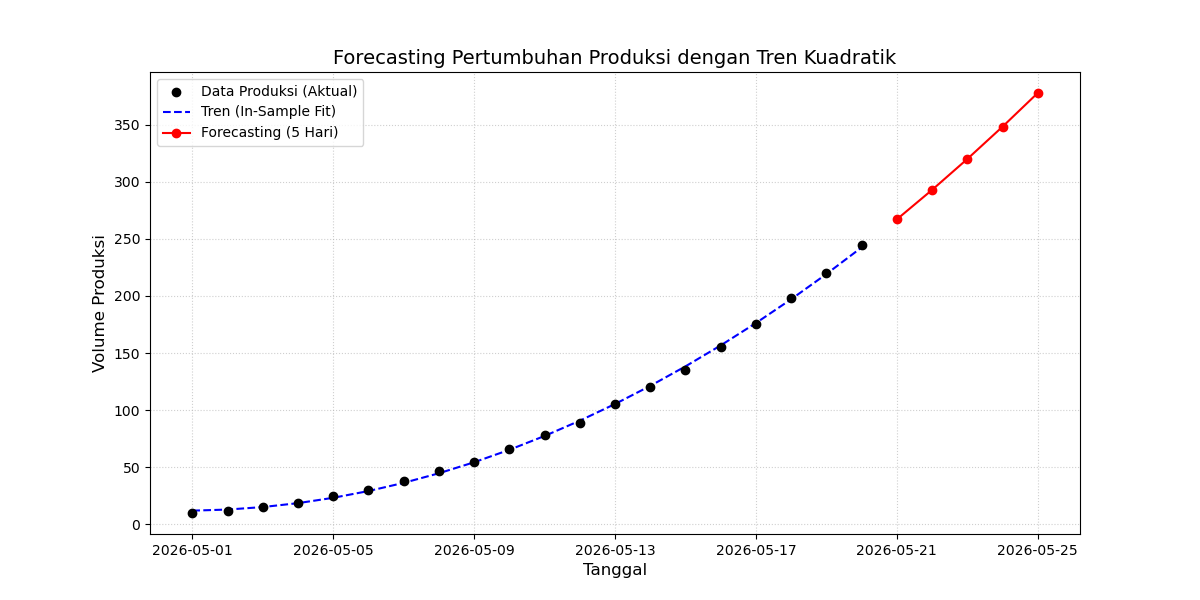

Source code (Python):
import pandas as pd
import numpy as np
import matplotlib.pyplot as plt
from statsmodels.tsa.deterministic import DeterministicProcess
from sklearn.linear_model import LinearRegression
from sklearn.metrics import mean_absolute_error

# 1. Dataset Pertumbuhan Produksi (20 Hari)
waktu = pd.date_range(start='2026-05-01', periods=20, freq='D')

produksi = [10, 12, 15, 19, 25, 30, 38, 47, 55, 66, 
            78, 89, 105, 120, 135, 155, 175, 198, 220, 245]

df_produksi = pd.DataFrame({'Volume': produksi}, index=waktu)

dp_proses = DeterministicProcess(
    index=df_produksi.index, 
    constant=True, 
    order=2, 
    drop=True
)

X_in = dp_proses.in_sample()
y = df_produksi['Volume']

# Forecasting 5 hari ke depan
X_out = dp_proses.out_of_sample(steps=5)

# fit_intercept=False wajib agar tidak bertabrakan dengan fitur 'const'
model_tren = LinearRegression(fit_intercept=False)
model_tren.fit(X_in, y)

# Mengevaluasi seberapa baik tren dipelajari pada data historis
prediksi_historis = model_tren.predict(X_in)
mae_historis = mean_absolute_error(y, prediksi_historis)

# Prediksi masa depan
prediksi_masa_depan = model_tren.predict(X_out)

df_forecast = pd.DataFrame({
    'Prediksi_Volume': np.round(prediksi_masa_depan, 2)
}, index=X_out.index)

# Visualisasi
plt.figure(figsize=(12, 6))

# Plot data historis
plt.scatter(df_produksi.index, df_produksi['Volume'], color='black', label='Data Produksi (Aktual)', zorder=5)

# Plot tren historis (fitted)
plt.plot(df_produksi.index, prediksi_historis, color='blue', linestyle='--', label='Tren (In-Sample Fit)')

# Plot hasil forecasting
plt.plot(df_forecast.index, df_forecast['Prediksi_Volume'], color='red', marker='o', label='Forecasting (5 Hari)')

# Menambahkan detail grafik
plt.title('Forecasting Pertumbuhan Produksi dengan Tren Kuadratik', fontsize=14)
plt.xlabel('Tanggal', fontsize=12)
plt.ylabel('Volume Produksi', fontsize=12)
plt.legend()
plt.grid(True, linestyle=':', alpha=0.6)

# Menyimpan gambar
plt.savefig('visualisasi_forecasting_produksi.png')
print("Visualisasi telah disimpan sebagai 'visualisasi_forecasting_produksi.png'")

# Menampilkan hasil di terminal
print("\n=== Evaluasi Model Tren pada Data Historis ===")
print(f"Mean Absolute Error (MAE): {mae_historis:.2f}")
print("\n=== Hasil Forecasting (5 Hari ke Depan) ===")
print(df_forecast)
